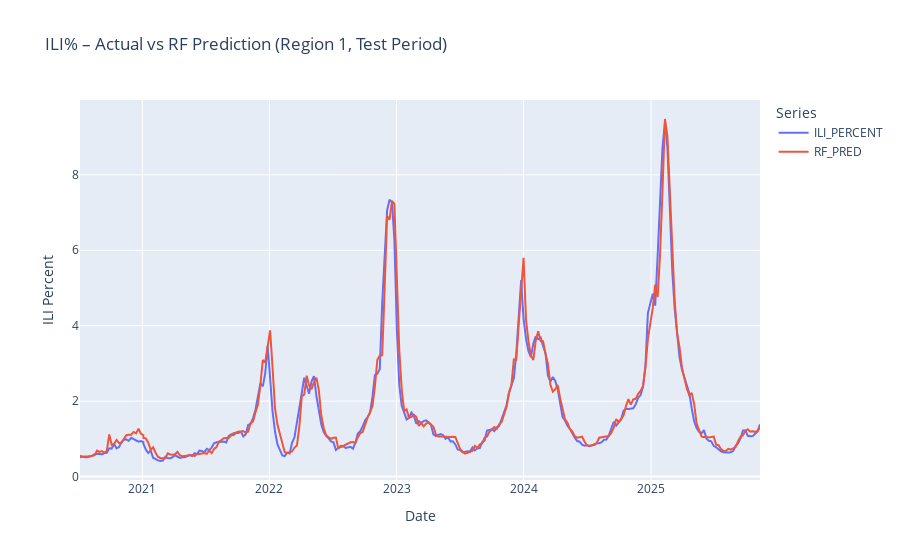

This figure's notebook cell:
### Code cell
import plotly.express as px

region = "Region 1"
reg_plot = test_results[test_results["REGION"] == region].sort_values("DATE")

fig = px.line(
    reg_plot,
    x="DATE",
    y=["ILI_PERCENT", "RF_PRED"],
    title=f"ILI% – Actual vs RF Prediction ({region}, Test Period)",
    labels={"value": "ILI Percent", "DATE": "Date", "variable": "Series"}
)

# Save interactive HTML
fig.write_html(f"outputs/ili_rf_{region.replace(' ', '_')}_interactive.html")
fig.show()

### Figure 1 — Plotly figure (JSON) as saved in the notebook; plotly's stock layout.template omitted (floating-point values rounded to 4 significant figures; data arrays with more than 128 entries replaced by an {"elided": "..."} marker saying what was removed)
{"data": [{"hovertemplate": "Series=ILI_PERCENT<br>Date=%{x}<br>ILI Percent=%{y}<extra></extra>", "legendgroup": "ILI_PERCENT", "line": {"color": "#636efa", "dash": "solid"}, "marker": {"symbol": "circle"}, "mode": "lines", "name": "ILI_PERCENT", "orientation": "v", "showlegend": true, "type": "scatter", "x": {"elided": "280 str values"}, "xaxis": "x", "y": {"elided": "280 float values"}, "yaxis": "y"}, {"hovertemplate": "Series=RF_PRED<br>Date=%{x}<br>ILI Percent=%{y}<extra></extra>", "legendgroup": "RF_PRED", "line": {"color": "#EF553B", "dash": "solid"}, "marker": {"symbol": "circle"}, "mode": "lines", "name": "RF_PRED", "orientation": "v", "showlegend": true, "type": "scatter", "x": {"elided": "280 str values"}, "xaxis": "x", "y": {"elided": "280 float values"}, "yaxis": "y"}], "layout": {"legend": {"title": {"text": "Series"}, "tracegroupgap": 0}, "title": {"text": "ILI% – Actual vs RF Prediction (Region 1, Test Period)"}, "xaxis": {"anchor": "y", "domain": [0, 1], "title": {"text": "Date"}}, "yaxis": {"anchor": "x", "domain": [0, 1], "title": {"text": "ILI Percent"}}}}
